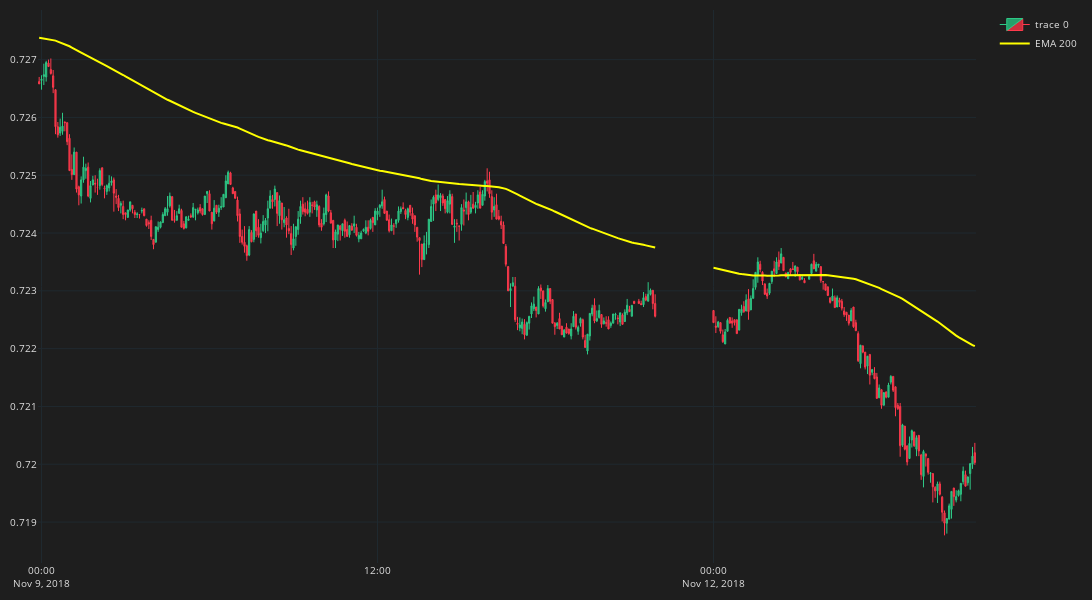
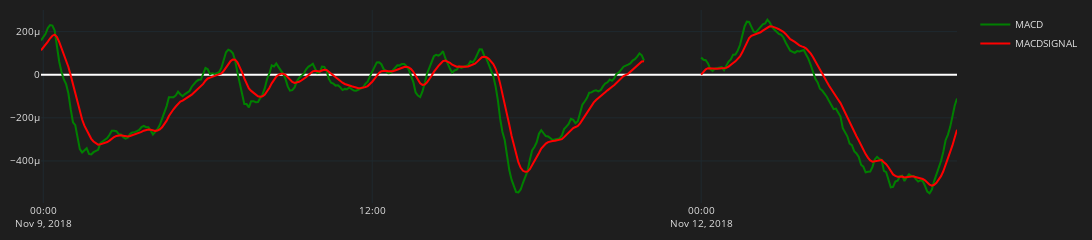

Write notebook code for charts like these, in order.
### Code cell
plot_candles(df.iloc[63530:63930, :])

### Figure 1 — Plotly figure (JSON) as saved in the notebook; plotly's stock layout.template omitted (floating-point values rounded to 4 significant figures; data arrays with more than 128 entries replaced by an {"elided": "..."} marker saying what was removed)
{"data": [{"close": {"elided": "400 float values"}, "decreasing": {"fillcolor": "#CC2E3C", "line": {"color": "#FF3A4C"}}, "high": {"elided": "400 float values"}, "increasing": {"fillcolor": "#24A06B", "line": {"color": "#2EC886"}}, "line": {"width": 1}, "low": {"elided": "400 float values"}, "opacity": 1, "open": {"elided": "400 float values"}, "type": "candlestick", "x": {"elided": "400 str values"}}, {"marker": {"color": "yellow", "size": 10}, "mode": "lines", "name": "EMA 200", "type": "scatter", "x": {"elided": "400 str values"}, "y": {"elided": "400 float values"}}], "layout": {"font": {"color": "#e1e1e1", "size": 10}, "height": 600, "margin": {"b": 10, "l": 10, "r": 10, "t": 10}, "paper_bgcolor": "#1e1e1e", "plot_bgcolor": "#1e1e1e", "width": 1400, "xaxis": {"fixedrange": true, "gridcolor": "#1f292f", "rangebreaks": [{"bounds": ["sat", "mon"]}], "rangeslider": {"visible": false}, "showgrid": true}, "yaxis": {"gridcolor": "#1f292f", "showgrid": true}}}

### Figure 2 — Plotly figure (JSON) as saved in the notebook; plotly's stock layout.template omitted (floating-point values rounded to 4 significant figures; data arrays with more than 128 entries replaced by an {"elided": "..."} marker saying what was removed)
{"data": [{"marker": {"color": "green", "size": 10}, "mode": "lines", "name": "MACD", "type": "scatter", "x": {"elided": "400 str values"}, "y": {"elided": "400 float values"}}, {"marker": {"color": "red", "size": 10}, "mode": "lines", "name": "MACDSIGNAL", "type": "scatter", "x": {"elided": "400 str values"}, "y": {"elided": "400 float values"}}], "layout": {"font": {"color": "#e1e1e1", "size": 10}, "height": 200, "margin": {"b": 10, "l": 10, "r": 10, "t": 10}, "paper_bgcolor": "#1e1e1e", "plot_bgcolor": "#1e1e1e", "width": 1400, "xaxis": {"fixedrange": true, "gridcolor": "#1f292f", "rangebreaks": [{"bounds": ["sat", "mon"]}], "rangeslider": {"visible": false}, "showgrid": true}, "yaxis": {"gridcolor": "#1f292f", "showgrid": true}}}
